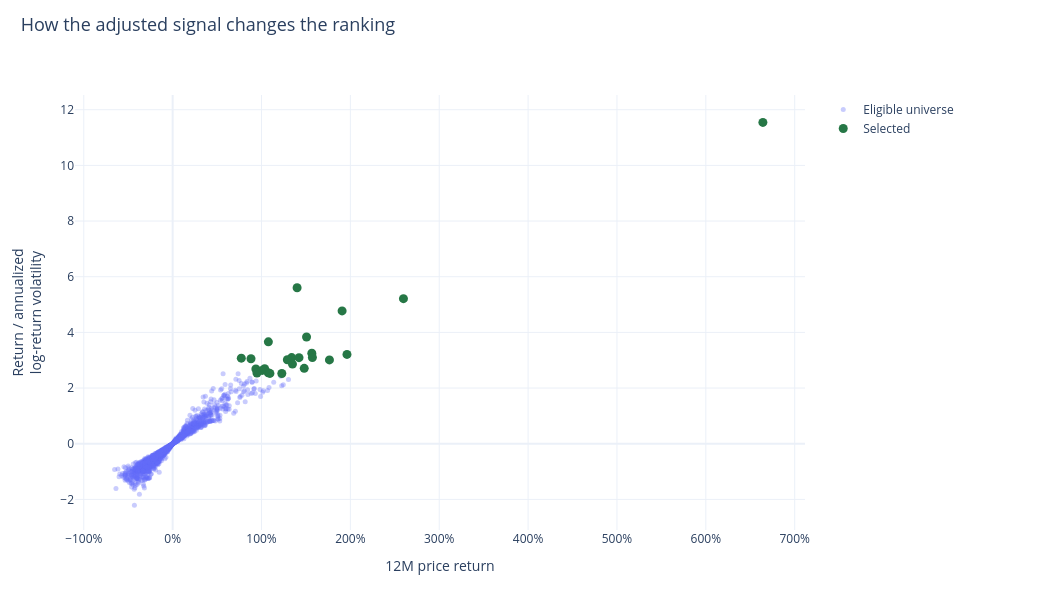

Write notebook code for a chart like this one.
### Markdown cell above
## 2. Universe → ranking → actual portfolio

The example uses the latest monthly N=24 signal and exposes the ranking inputs and actual target weights.

### Code cell
research.snapshot()

### Figure 1 — Plotly figure (JSON) as saved in the notebook; plotly's stock layout.template omitted (floating-point values rounded to 4 significant figures; data arrays with more than 128 entries replaced by an {"elided": "..."} marker saying what was removed)
{"data": [{"marker": {"opacity": 0.35, "size": 5}, "mode": "markers", "name": "Eligible universe", "type": "scatter", "x": {"elided": "1472 float values"}, "y": {"elided": "1472 float values"}}, {"marker": {"color": "#267746", "size": 9}, "mode": "markers", "name": "Selected", "type": "scatter", "x": [6.642, 1.401, 2.597, 1.907, 1.507, 1.077, 1.566, 1.962, 1.573, 1.339, 1.422, 0.7727, 0.8816, 1.291, 1.764, 1.348, 1.481, 1.035, 0.9364, 1.007, 1.076, 0.9489, 1.095, 1.228], "y": [11.55, 5.605, 5.211, 4.773, 3.834, 3.659, 3.254, 3.21, 3.098, 3.094, 3.093, 3.075, 3.051, 3.018, 3.011, 2.861, 2.708, 2.695, 2.685, 2.633, 2.55, 2.538, 2.526, 2.521]}], "layout": {"height": 610, "hovermode": "x unified", "legend": {"font": {"size": 12}, "itemclick": "toggle", "itemdoubleclick": "toggleothers", "x": 1.025, "y": 1}, "margin": {"b": 80, "l": 75, "r": 235, "t": 95}, "title": {"font": {"size": 18}, "text": "How the adjusted signal changes the ranking", "x": 0.02, "y": 0.97}, "width": 1040, "xaxis": {"tickformat": ".0%", "title": {"text": "12M price return"}}, "yaxis": {"title": {"text": "Return / annualized<br>log-return volatility"}}}}
